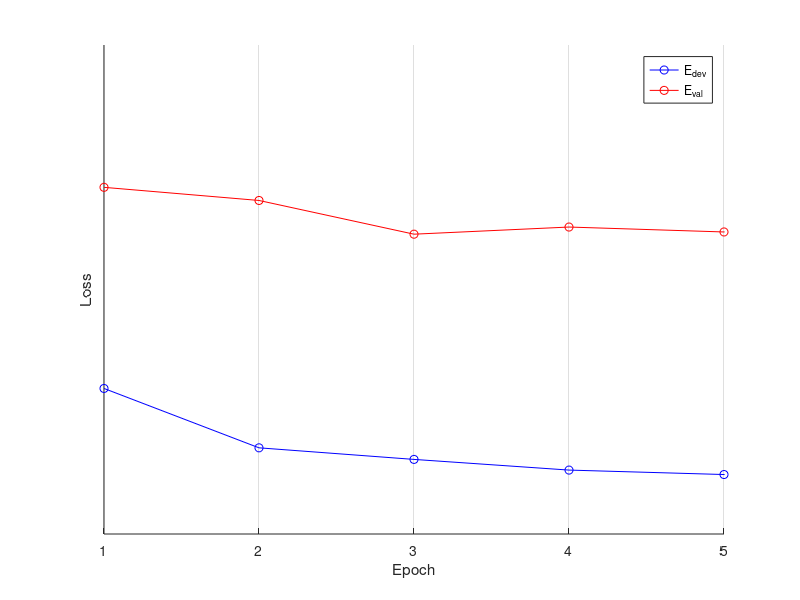

This figure's MATLAB source: (Note: this script raises an error after producing the figure.)
clf;
hold on; grid on;

e_in = [0.22829077547638132, 0.20720079502690048, 0.20331681539208254, 0.19980343297622766, 0.19835853329817435, 0.19604891816041545, 0.19451029382351437, 0.19252550720484723, 0.19076173260788309, 0.18951074760881548, 0.1871822619826132, 0.18580418813584884, 0.18401249591369923, 0.18158401820607406, 0.17941625880995721, 0.17665582609740979, 0.17411719081875809, 0.17162666031860122, 0.16905564454764666, 0.16595111444836294];

e_val = [0.31704420467675214, 0.31031866520921414, 0.29369386256643659, 0.2971423212496776, 0.29476125925192077, 0.30477626973156907, 0.29770559076821745, 0.29919723289508932, 0.29788279203279611, 0.29330440234331834, 0.30101574046486668, 0.2999310332248627, 0.30482725927973653, 0.30144162807096658, 0.2988184763111284, 0.30733440398205564, 0.30506926264364276, 0.31143983554429616, 0.31467069941693582, 0.31592045693792165];

plot(1:length(e_in), e_in, 'bo-');
plot(1:length(e_val), e_val, 'ro-');
xlim([1, 5]);
ylim([0.18, 0.4]);
set(gca, 'YScale', 'log')
xlabel('Epoch');
ylabel('Loss');
legend('E_{dev}', 'E_{val}', 'Location', 'Best');

neat;
export_fig('fig/cnn_val', '-pdf');
